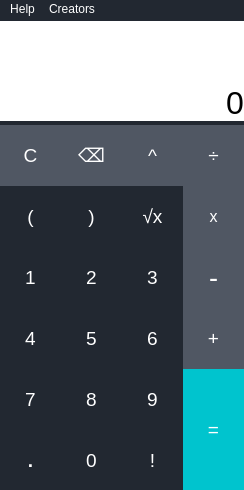
<?xml version="1.0" encoding="UTF-8"?>
<ui version="4.0">
 <class>MainWindow</class>
 <widget class="QMainWindow" name="MainWindow">
  <property name="geometry">
   <rect>
    <x>0</x>
    <y>0</y>
    <width>244</width>
    <height>490</height>
   </rect>
  </property>
  <property name="windowTitle">
   <string>MainWindow</string>
  </property>
  <property name="windowIcon">
   <iconset>
    <normaloff>Calculator_logo_blue.png</normaloff>Calculator_logo_blue.png</iconset>
  </property>
  <property name="styleSheet">
   <string notr="true">background-color:rgb(34, 40, 49);</string>
  </property>
  <widget class="QWidget" name="centralwidget">
   <widget class="QPushButton" name="button_delete">
    <property name="geometry">
     <rect>
      <x>61</x>
      <y>106</y>
      <width>61</width>
      <height>61</height>
     </rect>
    </property>
    <property name="font">
     <font>
      <family>Microsoft YaHei UI</family>
      <pointsize>14</pointsize>
     </font>
    </property>
    <property name="styleSheet">
     <string notr="true">QPushButton{
color:rgb(255,255,255);
background-color:rgb(80, 87, 99);
border-style:none
}

QPushButton:pressed{
color:rgb(0,0,0);
background-color:rgb(149, 153, 160);
}</string>
    </property>
    <property name="text">
     <string>⌫</string>
    </property>
   </widget>
   <widget class="QLabel" name="label">
    <property name="geometry">
     <rect>
      <x>0</x>
      <y>2</y>
      <width>244</width>
      <height>100</height>
     </rect>
    </property>
    <property name="font">
     <font>
      <family>Microsoft YaHei UI</family>
      <pointsize>24</pointsize>
     </font>
    </property>
    <property name="styleSheet">
     <string notr="true">background-color: rgb(255, 255, 255);
</string>
    </property>
    <property name="text">
     <string>0</string>
    </property>
    <property name="alignment">
     <set>Qt::AlignBottom|Qt::AlignRight|Qt::AlignTrailing</set>
    </property>
    <property name="margin">
     <number>10</number>
    </property>
   </widget>
   <widget class="QPushButton" name="button_number_three_6">
    <property name="geometry">
     <rect>
      <x>0</x>
      <y>106</y>
      <width>61</width>
      <height>61</height>
     </rect>
    </property>
    <property name="font">
     <font>
      <family>Microsoft YaHei UI</family>
      <pointsize>14</pointsize>
      <weight>50</weight>
      <bold>false</bold>
     </font>
    </property>
    <property name="styleSheet">
     <string notr="true">QPushButton{
color:rgb(255,255,255);
background-color:rgb(80, 87, 99);
border-style:none
}

QPushButton:pressed{
color:rgb(0,0,0);
background-color:rgb(149, 153, 160);
}</string>
    </property>
    <property name="text">
     <string>C</string>
    </property>
   </widget>
   <widget class="QPushButton" name="button_number_six">
    <property name="geometry">
     <rect>
      <x>122</x>
      <y>289</y>
      <width>61</width>
      <height>61</height>
     </rect>
    </property>
    <property name="font">
     <font>
      <family>Microsoft YaHei UI</family>
      <pointsize>14</pointsize>
      <weight>50</weight>
      <bold>false</bold>
     </font>
    </property>
    <property name="styleSheet">
     <string notr="true">QPushButton{
color:rgb(255,255,255);
border-style:none
}

QPushButton:pressed{
color:rgb(0,0,0);
background-color:rgb(149, 153, 160);
}</string>
    </property>
    <property name="text">
     <string>6</string>
    </property>
   </widget>
   <widget class="QPushButton" name="button_number_five">
    <property name="geometry">
     <rect>
      <x>61</x>
      <y>289</y>
      <width>61</width>
      <height>61</height>
     </rect>
    </property>
    <property name="font">
     <font>
      <family>Microsoft YaHei UI</family>
      <pointsize>14</pointsize>
      <weight>50</weight>
      <bold>false</bold>
     </font>
    </property>
    <property name="styleSheet">
     <string notr="true">QPushButton{
color:rgb(255,255,255);
border-style:none
}

QPushButton:pressed{
color:rgb(0,0,0);
background-color:rgb(149, 153, 160);
}</string>
    </property>
    <property name="text">
     <string>5</string>
    </property>
   </widget>
   <widget class="QPushButton" name="button_exponent">
    <property name="geometry">
     <rect>
      <x>122</x>
      <y>106</y>
      <width>61</width>
      <height>61</height>
     </rect>
    </property>
    <property name="font">
     <font>
      <family>Microsoft YaHei UI</family>
      <pointsize>14</pointsize>
     </font>
    </property>
    <property name="styleSheet">
     <string notr="true">QPushButton{
color:rgb(255,255,255);
background-color:rgb(80, 87, 99);
border-style:none
}

QPushButton:pressed{
color:rgb(0,0,0);
background-color:rgb(149, 153, 160);
}</string>
    </property>
    <property name="text">
     <string>^</string>
    </property>
   </widget>
   <widget class="QPushButton" name="button_decimal">
    <property name="geometry">
     <rect>
      <x>0</x>
      <y>411</y>
      <width>61</width>
      <height>61</height>
     </rect>
    </property>
    <property name="font">
     <font>
      <family>Microsoft YaHei UI</family>
      <pointsize>14</pointsize>
      <weight>75</weight>
      <bold>true</bold>
     </font>
    </property>
    <property name="styleSheet">
     <string notr="true">QPushButton{
color:rgb(255,255,255);
border-style:none
}

QPushButton:pressed{
color:rgb(0,0,0);
background-color:rgb(149, 153, 160);
}</string>
    </property>
    <property name="text">
     <string>.</string>
    </property>
   </widget>
   <widget class="QPushButton" name="button_number_zero">
    <property name="geometry">
     <rect>
      <x>61</x>
      <y>411</y>
      <width>61</width>
      <height>61</height>
     </rect>
    </property>
    <property name="font">
     <font>
      <family>Microsoft JhengHei UI</family>
      <pointsize>14</pointsize>
      <weight>50</weight>
      <bold>false</bold>
     </font>
    </property>
    <property name="styleSheet">
     <string notr="true">QPushButton{
color:rgb(255,255,255);
border-style:none
}

QPushButton:pressed{
color:rgb(0,0,0);
background-color:rgb(149, 153, 160);
}</string>
    </property>
    <property name="text">
     <string>0</string>
    </property>
   </widget>
   <widget class="QPushButton" name="button_equal">
    <property name="geometry">
     <rect>
      <x>183</x>
      <y>350</y>
      <width>61</width>
      <height>121</height>
     </rect>
    </property>
    <property name="font">
     <font>
      <family>Microsoft YaHei UI</family>
      <pointsize>14</pointsize>
      <weight>50</weight>
      <bold>false</bold>
     </font>
    </property>
    <property name="whatsThis">
     <string>&lt;html&gt;&lt;head/&gt;&lt;body&gt;&lt;p&gt;&lt;br/&gt;&lt;/p&gt;&lt;p&gt;&lt;br/&gt;&lt;/p&gt;&lt;p&gt;&lt;br/&gt;&lt;/p&gt;&lt;/body&gt;&lt;/html&gt;</string>
    </property>
    <property name="styleSheet">
     <string notr="true">QPushButton{
color:rgb(255,255,255);
background-color:rgb(0, 196, 206);
border-style:none
}

QPushButton:pressed{
color:rgb(0,0,0);
background-color:rgb(107, 233, 239);
}</string>
    </property>
    <property name="text">
     <string>=</string>
    </property>
   </widget>
   <widget class="QPushButton" name="button_number_three_4">
    <property name="geometry">
     <rect>
      <x>183</x>
      <y>167</y>
      <width>61</width>
      <height>61</height>
     </rect>
    </property>
    <property name="font">
     <font>
      <family>Microsoft YaHei UI</family>
      <pointsize>12</pointsize>
      <weight>50</weight>
      <bold>false</bold>
     </font>
    </property>
    <property name="styleSheet">
     <string notr="true">QPushButton{
color:rgb(255,255,255);
background-color:rgb(80, 87, 99);
border-style:none
}

QPushButton:pressed{
color:rgb(0,0,0);
background-color:rgb(149, 153, 160);
}</string>
    </property>
    <property name="text">
     <string>x</string>
    </property>
   </widget>
   <widget class="QPushButton" name="button_number_seven">
    <property name="geometry">
     <rect>
      <x>0</x>
      <y>350</y>
      <width>61</width>
      <height>61</height>
     </rect>
    </property>
    <property name="font">
     <font>
      <family>Microsoft YaHei UI</family>
      <pointsize>14</pointsize>
      <weight>50</weight>
      <bold>false</bold>
     </font>
    </property>
    <property name="styleSheet">
     <string notr="true">QPushButton{
color:rgb(255,255,255);
border-style:none
}

QPushButton:pressed{
color:rgb(0,0,0);
background-color:rgb(149, 153, 160);
}</string>
    </property>
    <property name="text">
     <string>7</string>
    </property>
   </widget>
   <widget class="QPushButton" name="button_number_eight">
    <property name="geometry">
     <rect>
      <x>61</x>
      <y>350</y>
      <width>61</width>
      <height>61</height>
     </rect>
    </property>
    <property name="font">
     <font>
      <family>Microsoft YaHei UI</family>
      <pointsize>14</pointsize>
      <weight>50</weight>
      <bold>false</bold>
     </font>
    </property>
    <property name="styleSheet">
     <string notr="true">QPushButton{
color:rgb(255,255,255);
border-style:none
}

QPushButton:pressed{
color:rgb(0,0,0);
background-color:rgb(149, 153, 160);
}</string>
    </property>
    <property name="text">
     <string>8</string>
    </property>
   </widget>
   <widget class="QPushButton" name="button_number_three_3">
    <property name="geometry">
     <rect>
      <x>183</x>
      <y>228</y>
      <width>61</width>
      <height>61</height>
     </rect>
    </property>
    <property name="font">
     <font>
      <family>Microsoft YaHei UI</family>
      <pointsize>20</pointsize>
      <weight>50</weight>
      <bold>false</bold>
     </font>
    </property>
    <property name="styleSheet">
     <string notr="true">QPushButton{
color:rgb(255,255,255);
background-color:rgb(80, 87, 99);
border-style:none
}

QPushButton:pressed{
color:rgb(0,0,0);
background-color:rgb(149, 153, 160);
}</string>
    </property>
    <property name="text">
     <string>-</string>
    </property>
   </widget>
   <widget class="QPushButton" name="button_number_three_5">
    <property name="geometry">
     <rect>
      <x>183</x>
      <y>106</y>
      <width>61</width>
      <height>61</height>
     </rect>
    </property>
    <property name="font">
     <font>
      <family>Microsoft YaHei UI</family>
      <pointsize>14</pointsize>
      <weight>50</weight>
      <bold>false</bold>
     </font>
    </property>
    <property name="styleSheet">
     <string notr="true">QPushButton{
color:rgb(255,255,255);
background-color:rgb(80, 87, 99);
border-style:none
}

QPushButton:pressed{
color:rgb(0,0,0);
background-color:rgb(149, 153, 160);
}</string>
    </property>
    <property name="text">
     <string>÷</string>
    </property>
   </widget>
   <widget class="QPushButton" name="button_number_nine">
    <property name="geometry">
     <rect>
      <x>122</x>
      <y>350</y>
      <width>61</width>
      <height>61</height>
     </rect>
    </property>
    <property name="font">
     <font>
      <family>Microsoft YaHei UI</family>
      <pointsize>14</pointsize>
      <weight>50</weight>
      <bold>false</bold>
     </font>
    </property>
    <property name="styleSheet">
     <string notr="true">QPushButton{
color:rgb(255,255,255);
border-style:none
}

QPushButton:pressed{
color:rgb(0,0,0);
background-color:rgb(149, 153, 160);
}</string>
    </property>
    <property name="text">
     <string>9</string>
    </property>
   </widget>
   <widget class="QPushButton" name="button_number_one">
    <property name="geometry">
     <rect>
      <x>0</x>
      <y>228</y>
      <width>61</width>
      <height>61</height>
     </rect>
    </property>
    <property name="font">
     <font>
      <family>Microsoft YaHei UI</family>
      <pointsize>14</pointsize>
      <weight>50</weight>
      <bold>false</bold>
     </font>
    </property>
    <property name="styleSheet">
     <string notr="true">QPushButton{
color:rgb(255,255,255);
border-style:none
}

QPushButton:pressed{
color:rgb(0,0,0);
background-color:rgb(149, 153, 160);
}</string>
    </property>
    <property name="text">
     <string>1</string>
    </property>
   </widget>
   <widget class="QPushButton" name="button_number_three_8">
    <property name="geometry">
     <rect>
      <x>0</x>
      <y>167</y>
      <width>61</width>
      <height>61</height>
     </rect>
    </property>
    <property name="font">
     <font>
      <family>Microsoft YaHei UI</family>
      <pointsize>14</pointsize>
      <weight>50</weight>
      <bold>false</bold>
     </font>
    </property>
    <property name="styleSheet">
     <string notr="true">QPushButton{
color:rgb(255,255,255);
border-style:none
}

QPushButton:pressed{
color:rgb(0,0,0);
background-color:rgb(149, 153, 160);
}</string>
    </property>
    <property name="text">
     <string>(</string>
    </property>
   </widget>
   <widget class="QPushButton" name="button_number_four">
    <property name="geometry">
     <rect>
      <x>0</x>
      <y>289</y>
      <width>61</width>
      <height>61</height>
     </rect>
    </property>
    <property name="font">
     <font>
      <family>Microsoft YaHei UI</family>
      <pointsize>14</pointsize>
      <weight>50</weight>
      <bold>false</bold>
     </font>
    </property>
    <property name="styleSheet">
     <string notr="true">QPushButton{
color:rgb(255,255,255);
border-style:none
}

QPushButton:pressed{
color:rgb(0,0,0);
background-color:rgb(149, 153, 160);
}</string>
    </property>
    <property name="text">
     <string>4</string>
    </property>
   </widget>
   <widget class="QPushButton" name="button_number_three_7">
    <property name="geometry">
     <rect>
      <x>61</x>
      <y>167</y>
      <width>61</width>
      <height>61</height>
     </rect>
    </property>
    <property name="font">
     <font>
      <family>Microsoft YaHei UI</family>
      <pointsize>14</pointsize>
      <weight>50</weight>
      <bold>false</bold>
     </font>
    </property>
    <property name="styleSheet">
     <string notr="true">QPushButton{
color:rgb(255,255,255);
border-style:none
}

QPushButton:pressed{
color:rgb(0,0,0);
background-color:rgb(149, 153, 160);
}</string>
    </property>
    <property name="text">
     <string>)</string>
    </property>
   </widget>
   <widget class="QPushButton" name="button_number_three_2">
    <property name="geometry">
     <rect>
      <x>183</x>
      <y>289</y>
      <width>61</width>
      <height>61</height>
     </rect>
    </property>
    <property name="font">
     <font>
      <family>Microsoft YaHei UI</family>
      <pointsize>14</pointsize>
      <weight>50</weight>
      <bold>false</bold>
     </font>
    </property>
    <property name="styleSheet">
     <string notr="true">QPushButton{
color:rgb(255,255,255);
background-color:rgb(80, 87, 99);
border-style:none
}

QPushButton:pressed{
color:rgb(0,0,0);
background-color:rgb(149, 153, 160);
}</string>
    </property>
    <property name="text">
     <string>+</string>
    </property>
   </widget>
   <widget class="QPushButton" name="button_number_two">
    <property name="geometry">
     <rect>
      <x>61</x>
      <y>228</y>
      <width>61</width>
      <height>61</height>
     </rect>
    </property>
    <property name="font">
     <font>
      <family>Microsoft YaHei UI</family>
      <pointsize>14</pointsize>
      <weight>50</weight>
      <bold>false</bold>
     </font>
    </property>
    <property name="styleSheet">
     <string notr="true">QPushButton{
color:rgb(255,255,255);
border-style:none
}

QPushButton:pressed{
color:rgb(0,0,0);
background-color:rgb(149, 153, 160);
}</string>
    </property>
    <property name="text">
     <string>2</string>
    </property>
   </widget>
   <widget class="QPushButton" name="button_factorial">
    <property name="geometry">
     <rect>
      <x>122</x>
      <y>411</y>
      <width>61</width>
      <height>61</height>
     </rect>
    </property>
    <property name="font">
     <font>
      <family>Microsoft YaHei UI</family>
      <pointsize>14</pointsize>
      <weight>50</weight>
      <bold>false</bold>
     </font>
    </property>
    <property name="styleSheet">
     <string notr="true">QPushButton{
color:rgb(255,255,255);
border-style:none
}

QPushButton:pressed{
color:rgb(0,0,0);
background-color:rgb(149, 153, 160);
}</string>
    </property>
    <property name="text">
     <string>!</string>
    </property>
   </widget>
   <widget class="QPushButton" name="button_number_three">
    <property name="geometry">
     <rect>
      <x>122</x>
      <y>228</y>
      <width>61</width>
      <height>61</height>
     </rect>
    </property>
    <property name="font">
     <font>
      <family>Microsoft YaHei UI</family>
      <pointsize>14</pointsize>
      <weight>50</weight>
      <bold>false</bold>
     </font>
    </property>
    <property name="styleSheet">
     <string notr="true">QPushButton{
color:rgb(255,255,255);
border-style:none
}

QPushButton:pressed{
color:rgb(0,0,0);
background-color:rgb(149, 153, 160);
}</string>
    </property>
    <property name="text">
     <string>3</string>
    </property>
   </widget>
   <widget class="QPushButton" name="button_sqrt">
    <property name="geometry">
     <rect>
      <x>122</x>
      <y>167</y>
      <width>61</width>
      <height>61</height>
     </rect>
    </property>
    <property name="font">
     <font>
      <family>Microsoft YaHei UI</family>
      <pointsize>14</pointsize>
     </font>
    </property>
    <property name="styleSheet">
     <string notr="true">QPushButton{
color:rgb(255,255,255);
border-style:none
}

QPushButton:pressed{
color:rgb(0,0,0);
background-color:rgb(149, 153, 160);
}</string>
    </property>
    <property name="text">
     <string>√x</string>
    </property>
   </widget>
  </widget>
  <widget class="QMenuBar" name="menubar">
   <property name="geometry">
    <rect>
     <x>0</x>
     <y>0</y>
     <width>244</width>
     <height>21</height>
    </rect>
   </property>
   <property name="styleSheet">
    <string notr="true">QMenuBar{
color:rgb(255,255,255);
border-style:none
}

QPushButton:hover{
color:rgb(0,0,0);
background-color:rgb(149, 153, 160);
border-radius: 25px;

}</string>
   </property>
   <widget class="QMenu" name="menuHelp">
    <property name="styleSheet">
     <string notr="true">QMenu{
color:rgb(255,255,255);
border-style:none
}

QMenu:hover{
color:rgb(0,0,0);
background-color:rgb(149, 153, 160);
}</string>
    </property>
    <property name="title">
     <string>Help</string>
    </property>
   </widget>
   <widget class="QMenu" name="menucreators">
    <property name="styleSheet">
     <string notr="true">QMenu{
color:rgb(255,255,255);
border-style:none
}</string>
    </property>
    <property name="title">
     <string>Creators</string>
    </property>
    <addaction name="actionMarek_3pirka"/>
   </widget>
   <addaction name="menuHelp"/>
   <addaction name="menucreators"/>
  </widget>
  <action name="actionMarek_3pirka">
   <property name="text">
    <string>Marek 3pirka</string>
   </property>
   <property name="menuRole">
    <enum>QAction::AboutRole</enum>
   </property>
  </action>
 </widget>
 <resources/>
 <connections/>
</ui>
